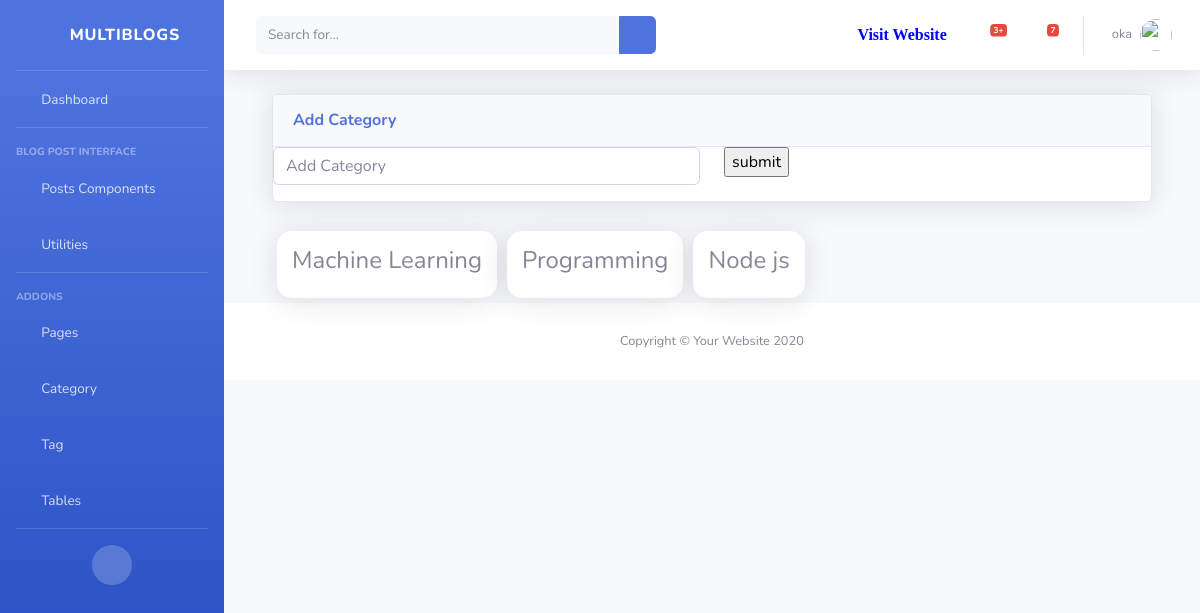
Before: /dashboard/category/ (signed in) with the older database file.
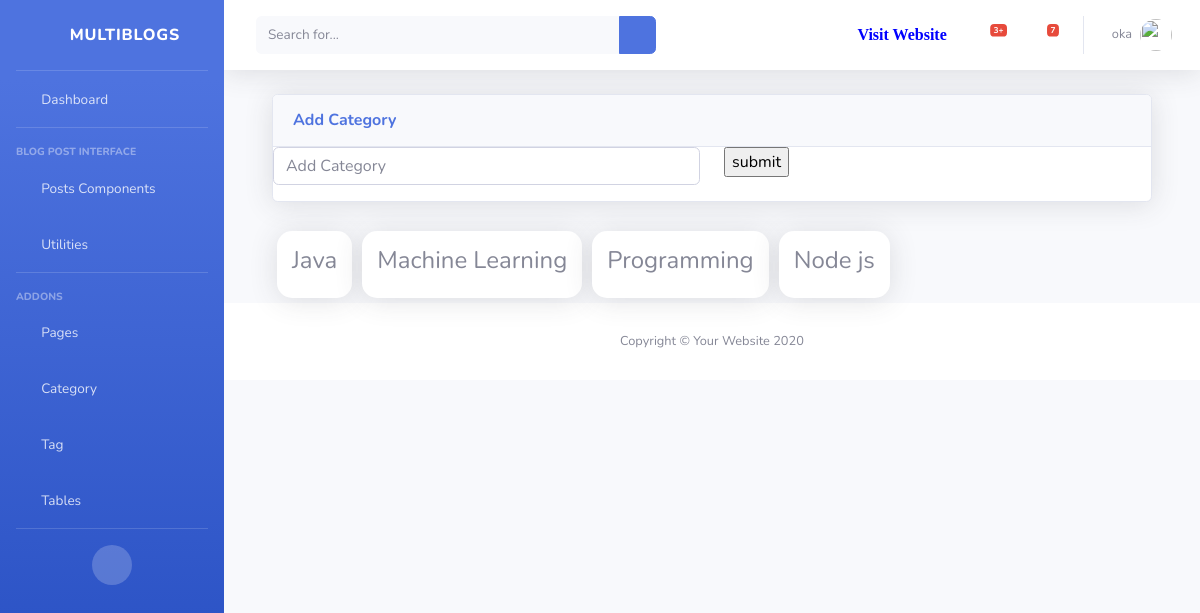
After: the same page with the newer database file.
### blog/models.py (models this page shows)
class Catagory(models.Model):
    name = models.CharField(max_length=200, null=True)
    slug = models.SlugField(null=True)
    image = models.CharField(max_length=300, null=True, blank=True )
    description = models.CharField(max_length=500, null=True,blank=True, verbose_name='Description')
    class Meta:
        verbose_name_plural = 'Catagory'
    def __str__(self):
        return str(self.name)

### dashboard/views.py (the view)
# urls.py: path('category/', views.CatagoryFunction.as_view(), name='category'),
class CatagoryFunction(View):
    @method_decorator(login_required(login_url='login'))
    def dispatch(self,request,*args,**kwargs):
        return super().dispatch(request,*args,**kwargs)
    def get(self, request,*args,**kwargs):
        catagory_obj = Catagory.objects.all().order_by('-id')
        context ={
            'catagory':catagory_obj
        }
        return render(request,'dashboard/catagory/catagory.html', context)

### blog/context_processors.py (called while the page is built)
def globalVariable(request):
    category = Catagory.objects.all()\
        .annotate(post_count=Count('blog'))\
        .filter(blog__isnull=False)\
        .order_by('-post_count')[:4]
    category_count = category.count()
    context = {
        'category':category,
        'cat_count':category_count
        }
    return context

### templates/dashboard/catagory/catagory.html (shortened to what this page needs)
{% extends 'dashboard/base/base.html' %}
{% block body %}
<div class="container-fluid">
    <div class="card shadow mb-4">
        <div class="card-header py-3">
            <h6 class="m-0 font-weight-bold text-primary">Add Category</h6>
        </div>
    <form action="{% url 'add_category' %}" method="POST">
        <div class="row">
            <div class="col">
                <div class="form-group">
                <input type="text" class="form-control" placeholder="Add Category" name="catagory">
                </div>
            </div>
            <div class="col">
                <input type="submit" value="submit">
            </div>
        </div>
    </form>
</div>
    <div class="category_wrap">
        {% for cat in catagory %}
        <div class="category">
            <h4>{{cat}}</h4>
        </div>
        {% endfor %}
    </div>
</div>
{% endblock %}

Changed rows visible on the page:
added Catagory: name "Java"
